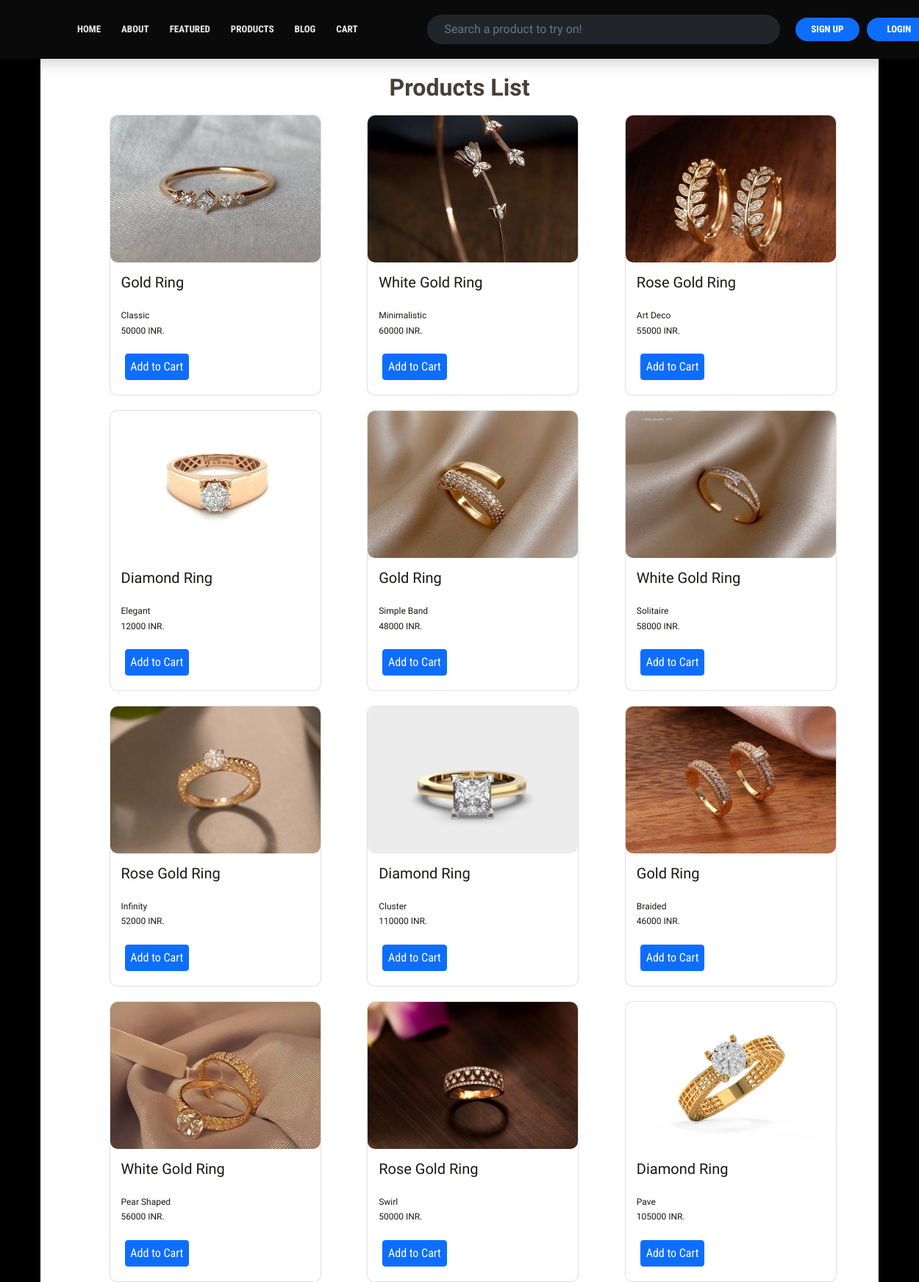
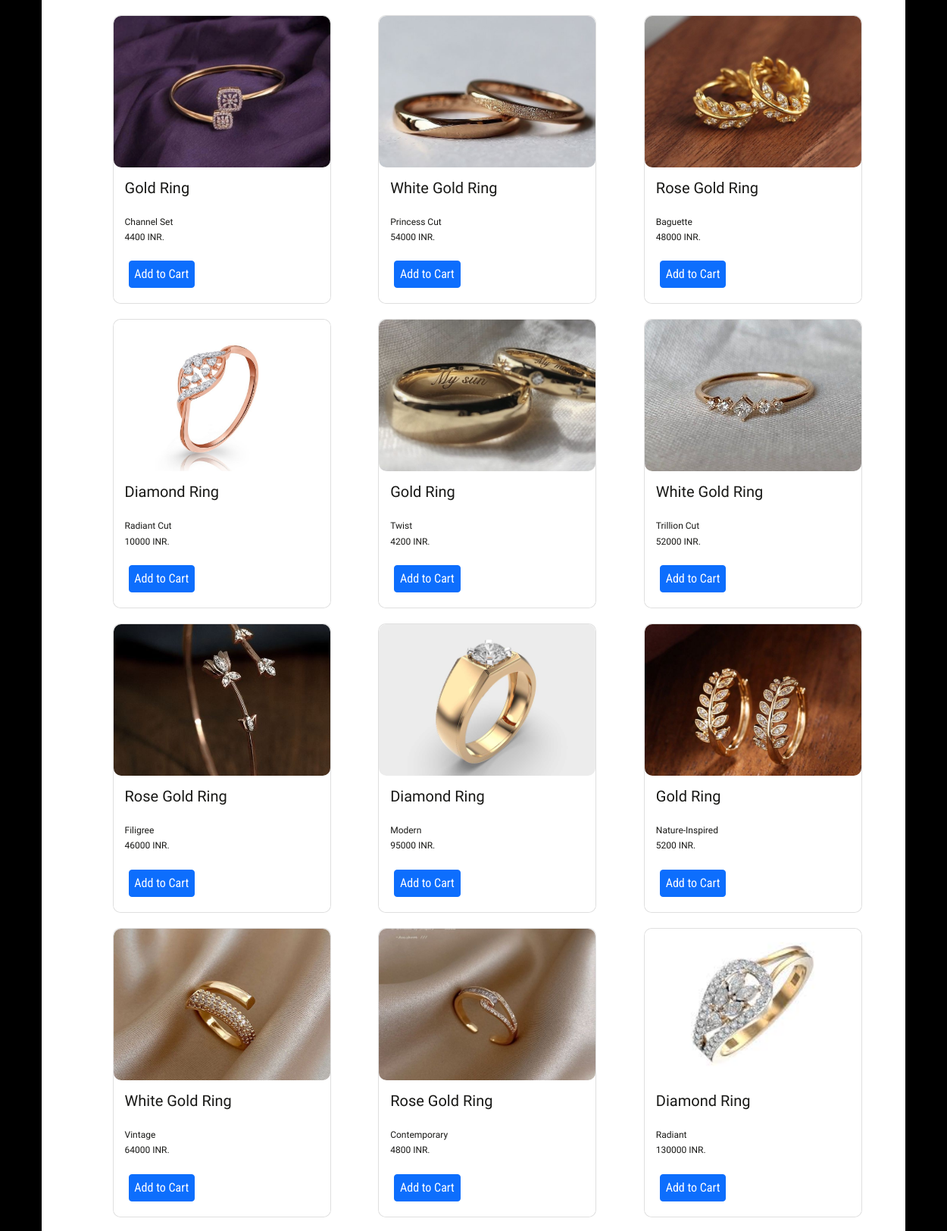
Page /products (upper part) on the committed database (2 pictures, top to bottom).
### apps/models.py (models this page shows)
class Product(models.Model):
    Type = models.CharField(max_length=100, null= True)
    Material = models.CharField(max_length=100, null= True)
    Cost = models.IntegerField(null = True)
    Design = models.CharField(max_length=100, null= True)
    Image = models.ImageField(upload_to="product", height_field=None, width_field=None, max_length=100)

### apps/views.py (the view)
# urls.py: path('products', views.products,name='products'),
def products(request):
    product= Product.objects.all()
    return render(request, 'products.html', {'product': product})

### templates/products.html (shortened to what this page needs)
{% load static %}
<!DOCTYPE html>
<html lang="en">
<head>
    <link href="https://cdn.jsdelivr.net/npm/bootstrap@5.0.2/dist/css/bootstrap.min.css" rel="stylesheet">
    <link rel="stylesheet" href="{% static 'style.css' %}">
</head>
<body>
    <nav class="navbar navbar-expand-sm  shadow p sticky-top">
        <div class="container">
          <div class="collapse navbar-collapse" id="navbarNav">
            <ul class="navbar-nav mx-auto">
              <li class="nav-item">
                <a class="nav-link" href="/"><button >
                    Home
                </button></a>
              </li>
              <li class="nav-item">
                <a class="nav-link" href="/#about"><button >
                    About
                </button></a>
              </li>
              <li class="nav-item">
                <a class="nav-link" href="/#featured"><button >
                    Featured
                </button></a>
              </li>
              <li class="nav-item">
                <a class="nav-link" href="products"><button >
                    Products
                </button></a>
              </li>
              <li class="nav-item">
                <a class="nav-link" href="/#blog"><button >
                    Blog
                </button></a>
              </li>
              <li class="nav-item">
                <a class="nav-link" href="/cart"><button >
                   Cart
                </button></a>
              </li>
              <form class="d-flex">
                <input class="form-control me-3 rounded-pill bg-dark" type="search" placeholder="Search a product to try on!" aria-label="Search">
              </form>
            </ul>
            {% if user.is_authenticated %}
            <a href="logout">
                <button class="btn-primary rounded-pill"> Logout
                </button>
            {% else %}
              <a href="signup">
                  <button class="btn-primary rounded-pill"> Sign up
                  </button>
              </a>
              <a href="login2">
                <button class="btn-primary rounded-pill">Login
                </button>
            {% endif %}
          </a>
          </div>
        </div>
      </nav>
    <div class="container" style="background-color: white;">
        <h2 style="text-align: center; font-weight:900;">Products List</h2>
        <div class="row container-fluid" style="display: flex; justify-content: center; margin-left: 2.2vw;">
            {% for product in product %}
            {% if product.Image %}
            <div class="col-md-4">
                <div class="card product-card" id="product" style="width: 18rem;">
                    <img class="card-img-top" src="{{product.Image.url}}" alt="Product 1 Image">
                    <div class="card-body content-box">
                        <h5 class="card-title">{{product.Material}} {{product.Type}}</h5>
                        <p class="card-text">{{product.Design}}<br> {{product.Cost}} INR.</p>
                        <div class="btn-container">
                            <a href="cart" class="btn btn-primary text-nowrap">Add to Cart</a>
                        </div>
                    </div>
                </div>
            </div>
            {% endif %}
        {% endfor %}
        </div>
    </div>
</body>
</html>

### static/style.css (style rules this page uses)
body { font-family: 'Inria Sans'; color: rgb(24, 24, 22); line-height: 1.7; background-color: #000000 }
.navbar { background-color: #0a0a0a; height: 10vh; }
a { color: #ffffff !important; text-decoration: none; transition: all 0.4s; font-family: 'Roboto Condensed'; font-weight: 900; font-size: 5px; }
.form-control { width: 30rem; border: #b16d7e; padding-left: 1.5rem; color: white; margin-left: 5rem; }
button { font-size: 13px; color: #e1e1e1; font-family: inherit; font-weight: 800; cursor: pointer; border: none; background: none; text-transform: uppercase; transition-timing-function: cubic-bezier(0.25, 0.8, 0.25, 1); transition-duration: 400ms; transition-property: color; }
button:after { content: ""; pointer-events: none; bottom: -2px; left: 50%; position: absolute; width: 0%; height: 2px; background-color: #fff; transition-timing-function: cubic-bezier(0.25, 0.8, 0.25, 1); transition-duration: 400ms; transition-property: width, left; }
.btn-primary { width: 7vw; padding: 5px 5px 5px 5px; margin: 5px; }
.container { padding: 20px; }
h2 { color: #463f3a; }
.product-card { margin: 10px; background-color: black; transform-style: preserve-3d; transition: all 0.5s ease-in-out; background-size: cover; background-position: center center; border-radius: 10px; border-radius: 10px; box-shadow: white 0px 20px 50px -25px; }
.product-card img { height: 200px; width: 100%; object-fit: cover; border-radius: 10px; }
.content-box { background-color: white; transition: all 0.5s ease-in-out; transform-style: preserve-3d; padding: 50px 25px 25px 25px; border-radius: 0 0 10px 10px; }
.content-box .card-title, .content-box .card-content, .content-box .see-more, .content-box .card-text { transition: all 0.5s ease-in-out; transform: translate3d(0, 0, 20px); }
.content-box .card-text { padding-top: 15px; font-size: 12px; }
nav a { position: relative; color: #fff; text-decoration: none; text-align: center; overflow: hidden; }
nav a::before { content: ""; position: absolute; width: 100%; height: 2px; bottom: 0; left: 0; background-color: #fff; transform: scaleX(0); transform-origin: right; transition: transform 0.3s; }

### templates/products.html (style rules this page uses)
.container { padding: 20px; }
.product-card { margin: 10px; background-color: white; border-radius: 10px; }
.product-card img { height: 200px; width: 100%; object-fit: cover; border-radius: 10px; }
.content-box { padding: 15px; border-radius: 0 0 10px 10px; }
.btn-container { margin-top: 10px; }

### rows in the picture
Product: Material "Gold", Type "Ring", Design "Classic", Cost "50000"
Product: Material "White Gold", Type "Ring", Design "Minimalistic", Cost "60000"
Product: Material "Rose Gold", Type "Ring", Design "Art Deco", Cost "55000"
Product: shows a picture, Material "Diamond", Type "Ring", Design "Elegant", Cost "12000"
Product: Material "Gold", Type "Ring", Design "Simple Band", Cost "48000"
Product: Material "White Gold", Type "Ring", Design "Solitaire", Cost "58000"
Product: shows a picture, Material "Rose Gold", Type "Ring", Design "Infinity", Cost "52000"
Product: shows a picture, Material "Diamond", Type "Ring", Design "Cluster", Cost "110000"
Product: shows a picture, Material "Gold", Type "Ring", Design "Braided", Cost "46000"
Product: shows a picture, Material "White Gold", Type "Ring", Design "Pear Shaped", Cost "56000"
Product: shows a picture, Material "Rose Gold", Type "Ring", Design "Swirl", Cost "50000"
Product: shows a picture, Material "Diamond", Type "Ring", Design "Pave", Cost "105000"
Product: shows a picture, Material "Gold", Type "Ring", Design "Channel Set", Cost "4400"
Product: shows a picture, Material "White Gold", Type "Ring", Design "Princess Cut", Cost "54000"
Product: shows a picture, Material "Rose Gold", Type "Ring", Design "Baguette", Cost "48000"
Product: shows a picture, Material "Diamond", Type "Ring", Design "Radiant Cut", Cost "10000"
Product: shows a picture, Material "Gold", Type "Ring", Design "Twist", Cost "4200"
Product: Material "White Gold", Type "Ring", Design "Trillion Cut", Cost "52000"
Product: Material "Rose Gold", Type "Ring", Design "Filigree", Cost "46000"
Product: shows a picture, Material "Diamond", Type "Ring", Design "Modern", Cost "95000"
Product: Material "Gold", Type "Ring", Design "Nature-Inspired", Cost "5200"
Product: Material "White Gold", Type "Ring", Design "Vintage", Cost "64000"
Product: Material "Rose Gold", Type "Ring", Design "Contemporary", Cost "4800"
Product: shows a picture, Material "Diamond", Type "Ring", Design "Radiant", Cost "130000"
